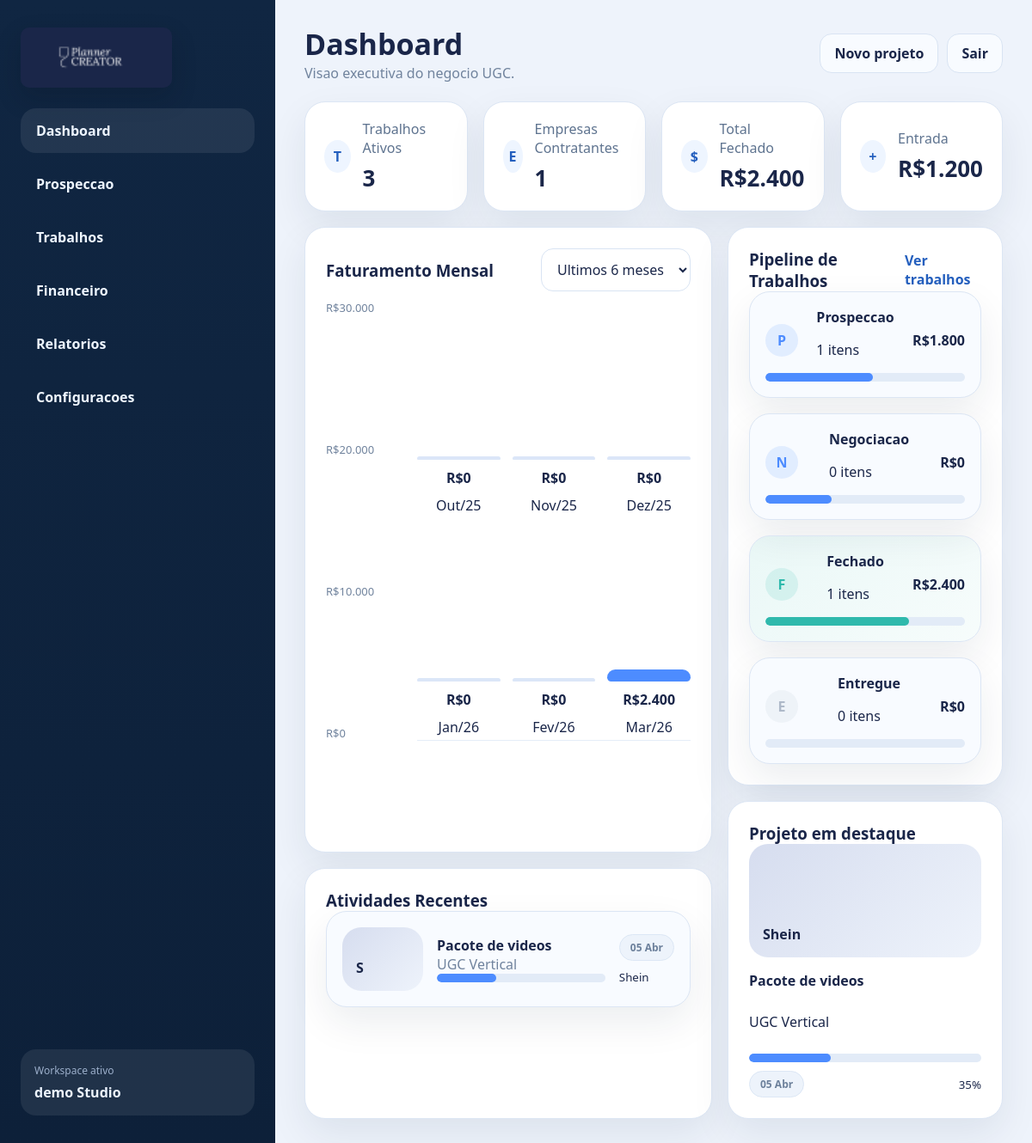
The page /dashboard/ (signed in) on the database its author committed.
### studio/models.py (models this page shows, shortened)
class TimestampedModel(models.Model):
    created_at = models.DateTimeField(auto_now_add=True)
    updated_at = models.DateTimeField(auto_now=True)
    class Meta:
        abstract = True

class Workspace(TimestampedModel):
    name = models.CharField(max_length=160)
    slug = models.SlugField(max_length=180, unique=True, blank=True)
    class Meta:
        ordering = ["name"]

class WorkspaceOwnedModel(TimestampedModel):
    workspace = models.ForeignKey(Workspace, on_delete=models.CASCADE)
    class Meta:
        abstract = True

class Project(WorkspaceOwnedModel):
    company = models.CharField(max_length=160)
    project_name = models.CharField(max_length=180)
    content_type = models.CharField(max_length=120, default="UGC Vertical")
    stage = models.CharField(max_length=30, choices=PROJECT_STAGE_CHOICES, default="Fechado")
    status = models.CharField(max_length=40, choices=PROJECT_STATUS_CHOICES, default="Briefing")
    total_value = models.DecimalField(max_digits=12, decimal_places=2, default=0)
    entry_value = models.DecimalField(max_digits=12, decimal_places=2, default=0)
    received_value = models.DecimalField(max_digits=12, decimal_places=2, default=0)
    deliverables_count = models.PositiveIntegerField(default=1)
    progress = models.PositiveSmallIntegerField(default=0)
    close_date = models.DateField()
    due_date = models.DateField()
    class Meta:
        ordering = ["stage", "due_date", "-updated_at"]

### studio/views.py (the view)
# urls.py: path("dashboard/", dashboard, name="dashboard"),
@login_required
def dashboard(request: HttpRequest) -> HttpResponse:
    workspace = _workspace(request)
    context = shell_context("dashboard", workspace, "Dashboard", "Visao executiva do negocio UGC.", action_label="Novo projeto", action_url="project_create")
    context.update(dashboard_snapshot(workspace, request.GET.get("range", "last_6_months")))
    return render(request, "studio/dashboard.html", context)

### studio/services.py (called while the page is built)
def currency(value: Decimal | int | float | None) -> str:
    amount = Decimal(value or 0)
    integer_value = int(amount.quantize(Decimal("1")))
    formatted = f"{integer_value:,.0f}".replace(",", "_").replace(".", ",").replace("_", ".")
    return f"R${formatted}"

def sum_money(values) -> Decimal:
    total = ZERO
    for value in values:
        total += Decimal(value or 0)
    return total

def company_palette(company: str) -> tuple[str, str, str]:
    if company in COMPANY_COLORS:
        return COMPANY_COLORS[company]
    palette_values = list(COMPANY_COLORS.values())
    return palette_values[sum(ord(char) for char in company) % len(palette_values)]

def short_date(raw_date: date) -> str:
    months = {
        1: "Jan",
        2: "Fev",
        3: "Mar",
        4: "Abr",
        5: "Mai",
        6: "Jun",
        7: "Jul",
        8: "Ago",
        9: "Set",
        10: "Out",
        11: "Nov",
        12: "Dez",
    }
    return f"{raw_date.day:02d} {months[raw_date.month]}"

def month_label(raw_date: date) -> str:
    months = {
        1: "Jan",
        2: "Fev",
        3: "Mar",
        4: "Abr",
        5: "Mai",
        6: "Jun",
        7: "Jul",
        8: "Ago",
        9: "Set",
        10: "Out",
        11: "Nov",
        12: "Dez",
    }
    return f"{months[raw_date.month]}/{raw_date.year % 100:02d}"

def get_or_create_workspace_for_user(user: User) -> Workspace:
    membership = user.memberships.select_related("workspace").first()
    if membership:
        return membership.workspace
    workspace = Workspace.objects.create(name=f"{user.username or user.email or 'Studio'} Studio")
    Membership.objects.create(user=user, workspace=workspace, role=Membership.ROLE_OWNER)
    ensure_default_settings(workspace)
    return workspace

def navigation(page_key: str) -> list[dict]:
    items = []
    for item in NAV_ITEMS:
        items.append({**item, "url": reverse(item["url_name"]), "active": item["key"] == page_key})
    return items

def shell_context(page_key: str, workspace: Workspace, title: str, subtitle: str, action_label: str | None = None, action_url: str | None = None) -> dict:
    return {
        "nav_items": navigation(page_key),
        "page_key": page_key,
        "page_title": title,
        "page_subtitle": subtitle,
        "header_action_label": action_label,
        "header_action_url": reverse(action_url) if action_url else None,
        "workspace": workspace,
    }

### studio/templates/studio/dashboard.html
{% extends "studio/base.html" %}
{% load studio_extras %}
{% block content %}
<section class="stats-grid">
    {% for item in stats %}
        <article class="stat-card">
            <span class="stat-icon">{{ item.icon_label }}</span>
            <div>
                <p>{{ item.title }}</p>
                <strong>{{ item.value }}</strong>
            </div>
        </article>
    {% endfor %}
</section>
<section class="dashboard-grid">
    <div class="dashboard-main">
        <article class="card">
            <div class="card-header">
                <div>
                    <h3>Faturamento Mensal</h3>
                </div>
                <form method="get">
                    <select name="range" onchange="this.form.submit()">
                        {% for key, label in revenue.choices %}
                            <option value="{{ key }}"{% if revenue.current_range == key %} selected{% endif %}>{{ label }}</option>
                        {% endfor %}
                    </select>
                </form>
            </div>
            <div class="chart-grid">
                <div class="chart-axis">
                    {% for step in revenue.steps %}
                        <span>{{ step.label }}</span>
                    {% endfor %}
                </div>
                <div class="chart-bars">
                    {% for point in revenue.points %}
                        <div class="chart-column">
                            <div class="chart-bar-wrap">
                                <div class="chart-bar{% if point.highlighted %} is-highlighted{% endif %}" style="height: {{ point.height }}%;"></div>
                            </div>
                            <strong>{{ point.amount|money }}</strong>
                            <span>{{ point.label }}</span>
                        </div>
                    {% endfor %}
                </div>
            </div>
        </article>
        <article class="card">
            <div class="card-header">
                <div>
                    <h3>Atividades Recentes</h3>
                </div>
            </div>
            {% if activities %}
                <div class="stack-list">
                    {% for item in activities %}
                        <article class="soft-card activity-row">
                            <div class="visual-block" style="--color-a: {{ item.colors.0 }}; --color-b: {{ item.colors.1 }};">
                                <span>{{ item.company|slice:":1" }}</span>
                            </div>
                            <div class="activity-copy">
                                <strong>{{ item.project }}</strong>
                                <p>{{ item.content_type }}</p>
                                <div class="progress-track"><span style="width: {{ item.progress }}%; background: {{ item.accent }};"></span></div>
                            </div>
                            <div class="activity-meta">
                                <span class="chip">{{ item.date }}</span>
                                <small>{{ item.company }}</small>
                            </div>
                        </article>
                    {% endfor %}
                </div>
            {% else %}
                <p class="muted">Nenhuma atividade recente ainda.</p>
            {% endif %}
        </article>
    </div>
    <div class="dashboard-side">
        <article class="card">
            <div class="card-header">
                <div>
                    <h3>Pipeline de Trabalhos</h3>
                </div>
                <a class="link-inline" href="{% url 'jobs' %}">Ver trabalhos</a>
            </div>
            <div class="stack-list">
                {% for item in pipeline %}
                    <article class="pipeline-card{% if item.stage == 'Fechado' %} pipeline-card--highlight{% endif %}">
                        <div class="pipeline-row">
                            <span class="pipeline-icon" style="background: {{ item.accent }}22; color: {{ item.accent }};">{{ item.icon_label }}</span>
                            <div>
                                <strong>{{ item.stage }}</strong>
                                <p>{{ item.count }} itens</p>
                            </div>
                            <strong>{{ item.amount|money }}</strong>
                        </div>
                        <div class="progress-track"><span style="width: {{ item.progress }}%; background: {{ item.accent }};"></span></div>
                    </article>
                {% endfor %}
            </div>
        </article>
        <article class="card">
            <div class="card-header">
                <div>
                    <h3>Projeto em destaque</h3>
                </div>
            </div>
            {% if featured %}
                <div class="feature-hero" style="--color-a: {{ featured.colors.0 }}; --color-b: {{ featured.colors.1 }};">
                    <span>{{ featured.company }}</span>
                </div>
                <div class="feature-copy">
                    <strong>{{ featured.project_name }}</strong>
                    <p>{{ featured.content_type }}</p>
                    <div class="progress-track"><span style="width: {{ featured.progress }}%; background: {{ featured.accent }};"></span></div>
                    <div class="meta-line">
                        <span class="chip">{{ featured.due_text }}</span>
                        <small>{{ featured.progress }}%</small>
                    </div>
                </div>
            {% else %}
                <p class="muted">Quando voce cadastrar um projeto fechado, ele aparece aqui.</p>
            {% endif %}
        </article>
    </div>
</section>
{% endblock %}

### studio/templates/studio/base.html (shortened to what this page needs)
{% load static %}
<!DOCTYPE html>
<html lang="pt-br">
<head>
    <link rel="stylesheet" href="{% static 'studio/app.css' %}">
</head>
<body>
    <div class="app-shell">
        <aside class="sidebar">
            <div class="brand-block">
                <img class="brand-logo" src="{% static 'studio/hubla-logo-banner.png' %}" alt="Hubla">
            </div>
            <nav class="nav-list">
                {% for item in nav_items %}
                    <a href="{{ item.url }}" class="nav-link{% if item.active %} active{% endif %}">{{ item.label }}</a>
                {% endfor %}
            </nav>
            <div class="workspace-chip">
                <span class="workspace-label">Workspace ativo</span>
                <strong>{{ workspace.name }}</strong>
            </div>
        </aside>
        <main class="content-area">
            <header class="page-header">
                <div>
                    <h2>{{ page_title }}</h2>
                    <p>{{ page_subtitle }}</p>
                </div>
                <div class="header-actions">
                    {% if header_action_url %}
                        <a class="ghost-button" href="{{ header_action_url }}">{{ header_action_label }}</a>
                    {% endif %}
                    <a class="ghost-button" href="{% url 'logout' %}">Sair</a>
                </div>
            </header>
            {% block content %}{% endblock %}
        </main>
    </div>
</body>
</html>

### rows shown on the page
Workspace: name "demo Studio"
Project: company "S", project "Pacote de videos", content_type "UGC Vertical", company "Shein", company "Shein", project_name "Pacote de videos", content_type "UGC Vertical"

### other values the page prints
{{ item.label }} "Dashboard" "Prospeccao" "Trabalhos" "Financeiro" "Relatorios" "Configuracoes"
{{ page_title }} "Dashboard"
{{ page_subtitle }} "Visao executiva do negocio UGC."
{{ header_action_label }} "Novo projeto"
{{ item.icon_label }} "T" "E" "$" "+"
{{ item.title }} "Trabalhos Ativos" "Empresas Contratantes" "Total Fechado" "Entrada"
{{ item.value }} "3" "1" "R$2.400" "R$1.200"
{{ step.label }} "R$30.000" "R$20.000" "R$10.000" "R$0"
{{ point.amount|money }} "R$0" "R$0" "R$0" "R$0" "R$0" "R$2.400"
{{ point.label }} "Out/25" "Nov/25" "Dez/25" "Jan/26" "Fev/26" "Mar/26"
{{ item.date }} "05 Abr"
{{ item.icon_label }} "P" "N" "F" "E"
{{ item.stage }} "Prospeccao" "Negociacao" "Fechado" "Entregue"
{{ item.count }} "1" "0" "1" "0"
{{ item.amount|money }} "R$1.800" "R$0" "R$2.400" "R$0"
